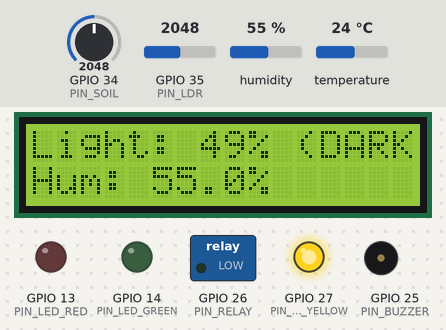
Simulated run of this sketch. Board: ESP32. On the bench: 16×2 character LCD, switched loads named in the sketch (green lamp = pin HIGH), output pins drawn as LEDs (lit = HIGH), buzzer (waves = sounding). The test bench sets the inputs (shaded band); at power-on: GPIO 34 (PIN_SOIL) = 2048, temperature 24 °C, GPIO 35 (PIN_LDR) = 2048, humidity 55 % (analog values on the 0–4095 scale). What the sketch prints to the serial monitor is not drawn.

Above: at 2.8 s.
2.9 s: GPIO 34 (PIN_SOIL) set to 1274
At 8.4 s:
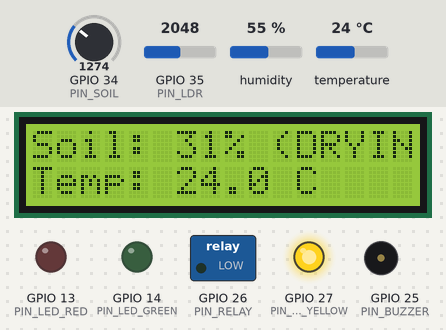
9.0 s: GPIO 34 (PIN_SOIL) set to 1190
At 9.84 s:
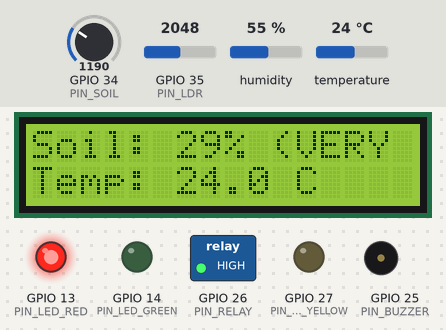
11.5 s: GPIO 34 (PIN_SOIL) set to 2540
At 13.4 s:
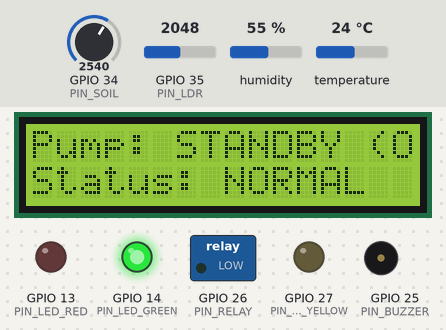
19.0 s: temperature set to 34.6 °C
At 23.6 s:
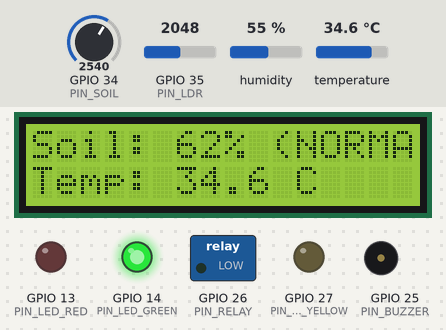
26.5 s: temperature set to 35.5 °C
At 28.41 s:
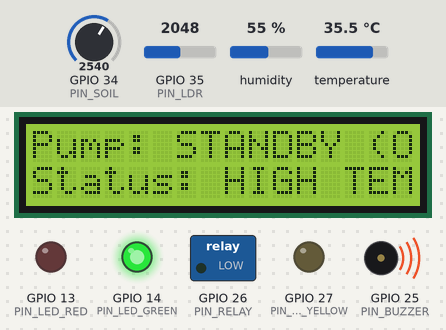
30.4 s: GPIO 35 (PIN_LDR) set to 1228
At 32.96 s:
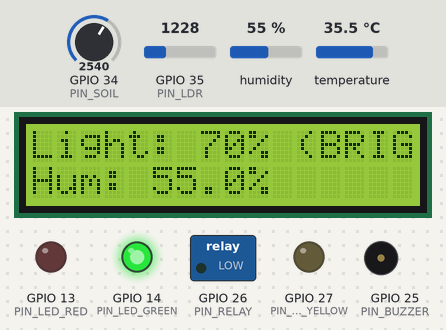
Timing chart, 0 to 35.9 s (numbered marks = the images above; inputs shaded):
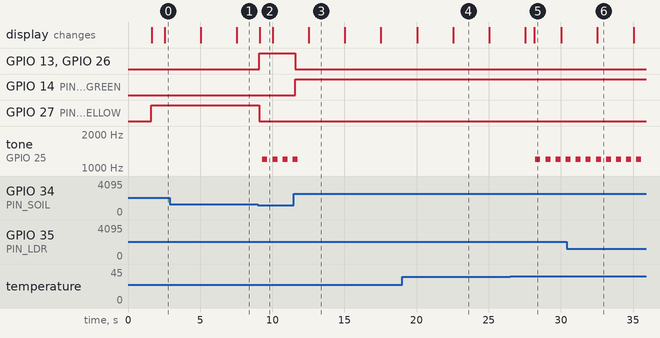

The sketch:

sketch.ino
```cpp
#include <Wire.h>
#include <LiquidCrystal_I2C.h>
#include <DHT.h>

// ==========================================
// DEFINISI PIN GPIO ESP32
// ==========================================
#define PIN_SOIL        34    // Input Analog Soil Moisture (Slide Potentiometer)
#define PIN_LDR         35    // Input Analog Modul Sensor Cahaya LDR (Pin AO)
#define PIN_DHT         15    // Input Digital Sensor DHT22
#define DHTTYPE         DHT22

#define PIN_RELAY       26    // Output Relay Pengendali Pompa Air
#define PIN_BUZZER      25    // Output Buzzer Alarm
#define PIN_LED_GREEN   14    // Indikator Tanah Normal (>= 60%)
#define PIN_LED_YELLOW  27    // Indikator Tanah Mulai Kering (30% - 59%)
#define PIN_LED_RED     13    // Indikator Tanah Sangat Kering (< 30%)

// ==========================================
// KONFIGURASI AMBANG BATAS (MUDAH DIUBAH)
// ==========================================
const int   SOIL_LOW_THRESHOLD   = 30;   // < 30%  : Tanah sangat kering -> Pompa ON
const int   SOIL_HIGH_THRESHOLD  = 60;   // >= 60% : Tanah cukup/normal  -> Pompa OFF
const int   SOIL_WET_THRESHOLD   = 85;   // >= 85% : Kategori tanah basah (WET)
const float TEMP_MAX_THRESHOLD   = 35.0; // > 35°C : Peringatan suhu terlalu tinggi
const int   LIGHT_THRESHOLD_PCT  = 50;   // >= 50% : Cahaya Terang (BRIGHT), < 50% : Gelap (DARK)

// ==========================================
// OBJEK PERANGKAT KERAS
// ==========================================
LiquidCrystal_I2C lcd(0x27, 16, 2);
DHT dht(PIN_DHT, DHTTYPE);

// ==========================================
// VARIABEL DATA & STATUS SISTEM
// ==========================================
int   soilMoisturePct = 50;
float temperatureC    = 28.0;
float humidityPct     = 65.0;
int   lightIntensity  = 70;

bool  pumpState       = false; // false = OFF, true = ON
bool  sensorError     = false;
bool  highTempAlert   = false;
bool  drySoilAlert    = false;

// Variabel Timer Non-Blocking (millis)
unsigned long lastAnalogMillis = 0;
unsigned long lastDhtMillis    = 0;
unsigned long lastLcdMillis    = 0;
unsigned long lastPageMillis   = 0;
unsigned long lastAlarmMillis  = 0;

int   lcdPage      = 0; // 0: Soil & Temp, 1: Humidity & Light, 2: Pump & System Status
bool buzzerToggle = false;

String prevLine0  = "";
String prevLine1  = "";

// ==========================================
// FUNGSI UPDATE LCD TANPA KEDIP (FLICKER-FREE)
// ==========================================
void updateLcd(const char* l0, const char* l1) {
  char buf0[17];
  char buf1[17];
  snprintf(buf0, sizeof(buf0), "%-16s", l0);
  snprintf(buf1, sizeof(buf1), "%-16s", l1);

  String s0 = String(buf0);
  String s1 = String(buf1);

  if (s0 != prevLine0 || s1 != prevLine1) {
    lcd.setCursor(0, 0);
    lcd.print(s0);
    lcd.setCursor(0, 1);
    lcd.print(s1);
    prevLine0 = s0;
    prevLine1 = s1;
  }
}

// ==========================================
// FUNGSI KLASIFIKASI TEKS STATUS TANAH
// ==========================================
const char* getSoilStatusText(int pct) {
  if (pct < SOIL_LOW_THRESHOLD)  return "VERY DRY";
  if (pct < SOIL_HIGH_THRESHOLD) return "DRYING";
  if (pct < SOIL_WET_THRESHOLD)  return "NORMAL";
  return "WET";
}

// ==========================================
// SETUP AWAL SISTEM
// ==========================================
void setup() {
  Serial.begin(115200);

  // Konfigurasi Resolusi ADC ESP32 (12-bit: 0 - 4095)
  analogReadResolution(12);
  pinMode(PIN_SOIL, INPUT);
  pinMode(PIN_LDR, INPUT);

  // Konfigurasi Pin Output
  pinMode(PIN_RELAY, OUTPUT);
  pinMode(PIN_BUZZER, OUTPUT);
  pinMode(PIN_LED_GREEN, OUTPUT);
  pinMode(PIN_LED_YELLOW, OUTPUT);
  pinMode(PIN_LED_RED, OUTPUT);

  // Kondisi Awal Aman
  digitalWrite(PIN_RELAY, LOW);
  digitalWrite(PIN_LED_GREEN, LOW);
  digitalWrite(PIN_LED_YELLOW, LOW);
  digitalWrite(PIN_LED_RED, LOW);
  noTone(PIN_BUZZER);

  // Inisialisasi Sensor DHT22
  dht.begin();

  // Inisialisasi LCD 16x2 I2C
  Wire.begin(21, 22);
  lcd.init();
  lcd.backlight();

  updateLcd("SMART PLANT SYS", "INITIALIZING...");
  delay(1500);

  // Pembacaan perdana DHT22
  float t = dht.readTemperature();
  float h = dht.readHumidity();
  if (!isnan(t) && !isnan(h)) {
    temperatureC = t;
    humidityPct  = h;
    sensorError  = false;
  }

  Serial.println("================================================");
  Serial.println("SMART PLANT MONITORING SYSTEM - ESP32 SIMULATOR");
  Serial.println("================================================");
}

// ==========================================
// LOOP UTAMA (NON-BLOCKING)
// ==========================================
void loop() {
  unsigned long currentMillis = millis();

  // ----------------------------------------------------
  // 1. BACA SENSOR DHT22 (Setiap 2000 ms)
  // ----------------------------------------------------
  if (currentMillis - lastDhtMillis >= 2000) {
    lastDhtMillis = currentMillis;

    float t = dht.readTemperature();
    float h = dht.readHumidity();

    if (isnan(t) || isnan(h) || t < -40.0 || t > 85.0 || h < 0.0 || h > 100.0) {
      sensorError = true;
    } else {
      sensorError  = false;
      temperatureC = t;
      humidityPct  = h;
    }
  }

  // ----------------------------------------------------
  // 2. BACA SENSOR ANALOG & LOGIKA OTOMATISASI (500 ms)
  // ----------------------------------------------------
  if (currentMillis - lastAnalogMillis >= 500) {
    lastAnalogMillis = currentMillis;

    int rawSoil = analogRead(PIN_SOIL);
    int rawLdr  = analogRead(PIN_LDR);

    if (rawSoil < 0 || rawSoil > 4095 || rawLdr < 0 || rawLdr > 4095) {
      sensorError = true;
    }

    soilMoisturePct = constrain(map(rawSoil, 0, 4095, 0, 100), 0, 100);
    lightIntensity  = constrain(map(rawLdr, 4095, 0, 0, 100), 0, 100);

    if (sensorError) {
      pumpState     = false;
      highTempAlert = false;
      drySoilAlert  = false;

      digitalWrite(PIN_LED_GREEN, LOW);
      digitalWrite(PIN_LED_YELLOW, LOW);
      digitalWrite(PIN_LED_RED, HIGH);
    } else {
      if (soilMoisturePct < SOIL_LOW_THRESHOLD) {
        pumpState = true;
      } else if (soilMoisturePct >= SOIL_HIGH_THRESHOLD) {
        pumpState = false;
      }

      if (soilMoisturePct < SOIL_LOW_THRESHOLD) {
        digitalWrite(PIN_LED_RED, HIGH);
        digitalWrite(PIN_LED_YELLOW, LOW);
        digitalWrite(PIN_LED_GREEN, LOW);
        drySoilAlert = true;
      } else if (soilMoisturePct < SOIL_HIGH_THRESHOLD) {
        digitalWrite(PIN_LED_RED, LOW);
        digitalWrite(PIN_LED_YELLOW, HIGH);
        digitalWrite(PIN_LED_GREEN, LOW);
        drySoilAlert = false;
      } else {
        digitalWrite(PIN_LED_RED, LOW);
        digitalWrite(PIN_LED_YELLOW, LOW);
        digitalWrite(PIN_LED_GREEN, HIGH);
        drySoilAlert = false;
      }

      highTempAlert = (temperatureC > TEMP_MAX_THRESHOLD);
    }

    digitalWrite(PIN_RELAY, pumpState ? HIGH : LOW);

    // Tampilkan Log di Serial Monitor
    Serial.print("[PLANT LOG] Soil: ");
    Serial.print(soilMoisturePct);
    Serial.print("% (");
    Serial.print(getSoilStatusText(soilMoisturePct));
    Serial.print(") | Temp: ");
    if (sensorError) {
      Serial.print("ERR");
    } else {
      Serial.print(temperatureC, 1);
      Serial.print("C | Hum: ");
      Serial.print(humidityPct, 1);
      Serial.print("%");
    }
    Serial.print(" | Light: ");
    Serial.print(lightIntensity);
    Serial.print("% | Pump: ");
    Serial.println(pumpState ? "ON" : "OFF");
  }

  // ----------------------------------------------------
  // 3. KONTROL ALARM BUZZER & LED ERROR (Setiap 350 ms)
  // ----------------------------------------------------
  if (currentMillis - lastAlarmMillis >= 350) {
    lastAlarmMillis = currentMillis;
    buzzerToggle = !buzzerToggle;

    if (sensorError) {
      if (buzzerToggle) {
        tone(PIN_BUZZER, 1800);
        digitalWrite(PIN_LED_RED, HIGH);
      } else {
        noTone(PIN_BUZZER);
        digitalWrite(PIN_LED_RED, LOW);
      }
    } else if (highTempAlert || drySoilAlert) {
      if (buzzerToggle) {
        tone(PIN_BUZZER, 1200);
      } else {
        noTone(PIN_BUZZER);
      }
    } else {
      noTone(PIN_BUZZER);
    }
  }

  // ----------------------------------------------------
  // 4. ROTASI TAMPILAN LCD (Setiap 2500 ms)
  // ----------------------------------------------------
  if (currentMillis - lastPageMillis >= 2500) {
    lastPageMillis = currentMillis;
    lcdPage = (lcdPage + 1) % 3;
  }

  // ----------------------------------------------------
  // 5. UPDATE TAMPILAN LCD BERDASARKAN HALAMAN AKTIF
  // ----------------------------------------------------
  char line0[17];
  char line1[17];

  if (sensorError) {
    updateLcd("SYSTEM ERROR!", "CHECK SENSORS");
  } else {
    if (lcdPage == 0) {
      // Halaman 1: Soil Moisture & Temperature
      snprintf(line0, sizeof(line0), "Soil: %d%% (%s)", soilMoisturePct, getSoilStatusText(soilMoisturePct));
      snprintf(line1, sizeof(line1), "Temp: %.1f C", temperatureC);
    }
    else if (lcdPage == 1) {
      // Halaman 2: Humidity & Light Intensity
      snprintf(line1, sizeof(line1), "Hum: %.1f%%", humidityPct);
      snprintf(line0, sizeof(line0), "Light: %d%% (%s)", lightIntensity, (lightIntensity >= LIGHT_THRESHOLD_PCT) ? "BRIGHT" : "DARK");
    }
    else if (lcdPage == 2) {
      // Halaman 3: Pump Status & Alert
      snprintf(line0, sizeof(line0), "Pump: %s", pumpState ? "ACTIVE (ON)" : "STANDBY (OFF)");
      snprintf(line1, sizeof(line1), "Status: %s", highTempAlert ? "HIGH TEMP!" : (drySoilAlert ? "DRY SOIL!" : "NORMAL"));
    }
    updateLcd(line0, line1);
  }
}
```

Measured:
- the behaviour switches between 1229 and 1228 on GPIO 34 (PIN_SOIL) (found by bisection; images 1 and 2)
- the behaviour switches between 35 and 35.1 °C on temperature (found by bisection; images 4 and 5)
- after the input at 9.0 s, GPIO 13 (PIN_LED_RED), GPIO 26 (PIN_RELAY): LOW → HIGH after 0.11 s; GPIO 27 (PIN_LED_YELLOW): HIGH → LOW after 0.11 s; tone on GPIO 25 (PIN_BUZZER): alternates 1200 Hz for 0.35 s and silent for 0.35 s, starting after 0.31 s; the display: changes after 0.14 s (image 2)
- after the input at 11.5 s, GPIO 13 (PIN_LED_RED), GPIO 26 (PIN_RELAY): HIGH → LOW after 0.11 s; GPIO 14 (PIN_LED_GREEN): LOW → HIGH after 0.11 s; tone on GPIO 25 (PIN_BUZZER): goes on until 11.8 s, then stays silent; the display: changes after 1.0 s (image 3)
- after the input at 26.5 s, tone on GPIO 25 (PIN_BUZZER): alternates 1200 Hz for 0.35 s and silent for 0.35 s, starting after 1.7 s; the display: first differs from a run without the input after 1.6 s (image 5)
- after the input at 30.4 s, the display: changes after 2.1 s (image 6)
- what the display in image 2 shows lasts 0.9 s, from 9.1 s to 10.0 s
